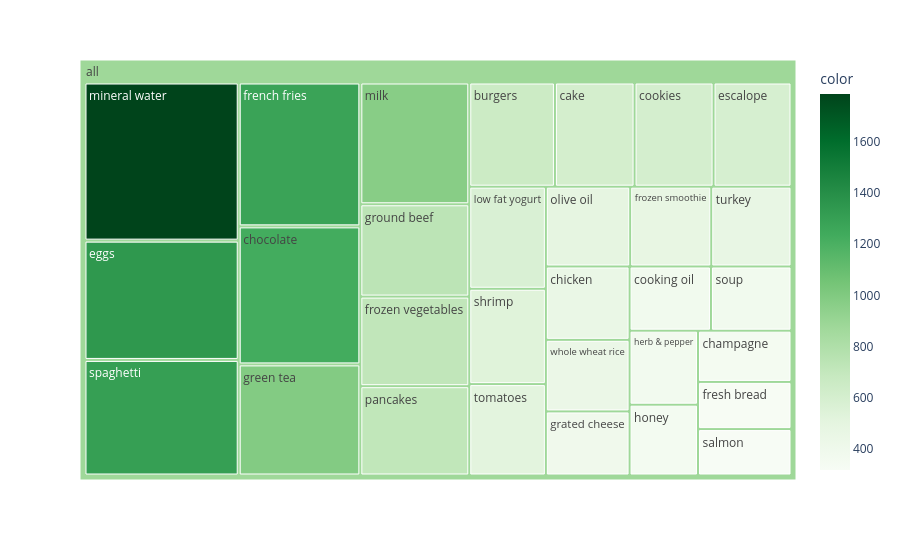

Notebook source saved alongside this figure:
### Code cell
# to have a same origin
df_table["all"] = "all" 
# creating tree map using plotly
fig = px.treemap(df_table.head(30), path=['all', "items"], values='incident_count',
                  color=df_table["incident_count"].head(30), hover_data=['items'],
                  color_continuous_scale='Greens',
                )
# ploting the treemap
fig.show()

### Figure 1 — Plotly figure (JSON) as saved in the notebook; plotly's stock layout.template omitted (floating-point values rounded to 4 significant figures)
{"data": [{"branchvalues": "total", "customdata": [["burgers", 654], ["cake", 608], ["champagne", 351], ["chicken", 450], ["chocolate", 1230], ["cookies", 603], ["cooking oil", 383], ["eggs", 1348], ["escalope", 595], ["french fries", 1282], ["fresh bread", 323], ["frozen smoothie", 474], ["frozen vegetables", 715], ["grated cheese", 393], ["green tea", 990], ["ground beef", 737], ["herb & pepper", 371], ["honey", 355], ["low fat yogurt", 573], ["milk", 972], ["mineral water", 1787], ["olive oil", 493], ["pancakes", 713], ["salmon", 318], ["shrimp", 535], ["soup", 379], ["spaghetti", 1306], ["tomatoes", 513], ["turkey", 469], ["whole wheat rice", 439], ["(?)", 877.9]], "domain": {"x": [0, 1], "y": [0, 1]}, "hovertemplate": "labels=%{label}<br>incident_count=%{value}<br>parent=%{parent}<br>id=%{id}<br>items=%{customdata[0]}<br>color=%{color}<extra></extra>", "ids": ["all/burgers", "all/cake", "all/champagne", "all/chicken", "all/chocolate", "all/cookies", "all/cooking oil", "all/eggs", "all/escalope", "all/french fries", "all/fresh bread", "all/frozen smoothie", "all/frozen vegetables", "all/grated cheese", "all/green tea", "all/ground beef", "all/herb & pepper", "all/honey", "all/low fat yogurt", "all/milk", "all/mineral water", "all/olive oil", "all/pancakes", "all/salmon", "all/shrimp", "all/soup", "all/spaghetti", "all/tomatoes", "all/turkey", "all/whole wheat rice", "all"], "labels": ["burgers", "cake", "champagne", "chicken", "chocolate", "cookies", "cooking oil", "eggs", "escalope", "french fries", "fresh bread", "frozen smoothie", "frozen vegetables", "grated cheese", "green tea", "ground beef", "herb & pepper", "honey", "low fat yogurt", "milk", "mineral water", "olive oil", "pancakes", "salmon", "shrimp", "soup", "spaghetti", "tomatoes", "turkey", "whole wheat rice", "all"], "marker": {"coloraxis": "coloraxis", "colors": [654, 608, 351, 450, 1230, 603, 383, 1348, 595, 1282, 323, 474, 715, 393, 990, 737, 371, 355, 573, 972, 1787, 493, 713, 318, 535, 379, 1306, 513, 469, 439, 877.9]}, "name": "", "parents": ["all", "all", "all", "all", "all", "all", "all", "all", "all", "all", "all", "all", "all", "all", "all", "all", "all", "all", "all", "all", "all", "all", "all", "all", "all", "all", "all", "all", "all", "all", ""], "type": "treemap", "values": [654, 608, 351, 450, 1230, 603, 383, 1348, 595, 1282, 323, 474, 715, 393, 990, 737, 371, 355, 573, 972, 1787, 493, 713, 318, 535, 379, 1306, 513, 469, 439, 20359]}], "layout": {"coloraxis": {"colorbar": {"title": {"text": "color"}}, "colorscale": [[0, "rgb(247,252,245)"], [0.125, "rgb(229,245,224)"], [0.25, "rgb(199,233,192)"], [0.375, "rgb(161,217,155)"], [0.5, "rgb(116,196,118)"], [0.625, "rgb(65,171,93)"], [0.75, "rgb(35,139,69)"], [0.875, "rgb(0,109,44)"], [1, "rgb(0,68,27)"]]}, "legend": {"tracegroupgap": 0}, "margin": {"t": 60}}}
